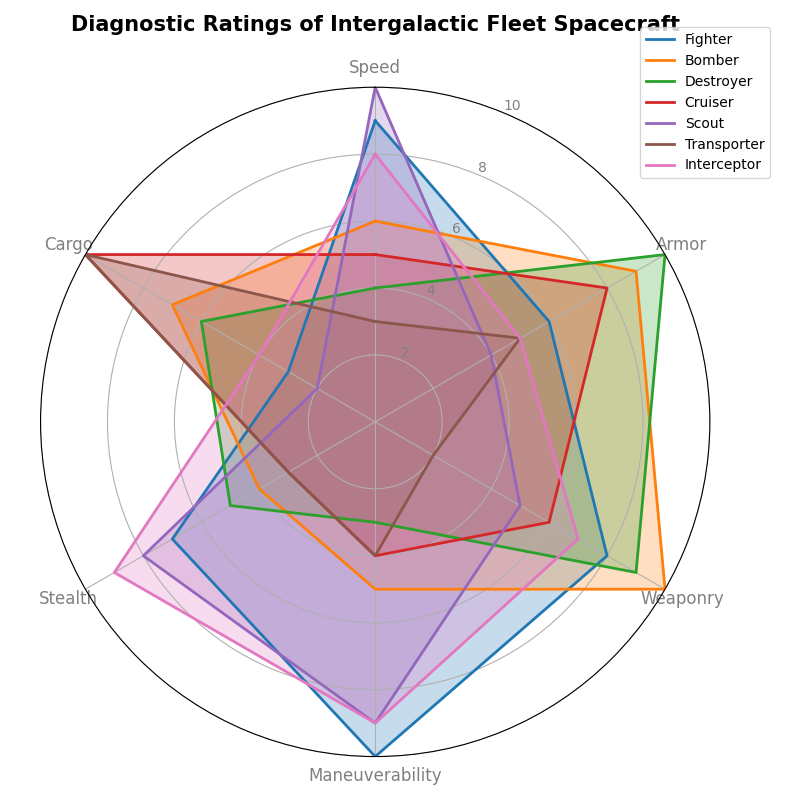

The script that drew this image:
import numpy as np
import matplotlib.pyplot as plt
from math import pi

spacecraft_types = ['Fighter', 'Bomber', 'Destroyer', 'Cruiser', 'Scout', 'Transporter', 'Interceptor']
attributes = ['Speed', 'Armor', 'Weaponry', 'Maneuverability', 'Stealth', 'Cargo']

spacecraft_data = {
    'Fighter': [9, 6, 8, 10, 7, 3],
    'Bomber': [6, 9, 10, 5, 4, 7],
    'Destroyer': [4, 10, 9, 3, 5, 6],
    'Cruiser': [5, 8, 6, 4, 3, 10],
    'Scout': [10, 4, 5, 9, 8, 2],
    'Transporter': [3, 5, 2, 4, 3, 10],
    'Interceptor': [8, 5, 7, 9, 9, 4]
}

num_attributes = len(attributes)
angles = np.linspace(0, 2 * pi, num_attributes, endpoint=False).tolist()
angles += angles[:1]

fig, ax = plt.subplots(figsize=(8, 8), subplot_kw=dict(polar=True))
ax.set_theta_offset(pi / 2)
ax.set_theta_direction(-1)
plt.xticks(angles[:-1], attributes, color='grey', size=12)

ax.set_rscale('linear')
plt.yticks([2, 4, 6, 8, 10], ["2", "4", "6", "8", "10"], color='grey', size=10)
plt.ylim(0, 10)

colors = ['#1f77b4', '#ff7f0e', '#2ca02c', '#d62728', '#9467bd', '#8c564b', '#e377c2']
for idx, (spacecraft, values) in enumerate(spacecraft_data.items()):
    values += values[:1]
    ax.plot(angles, values, linewidth=2, linestyle='solid', label=spacecraft, color=colors[idx])
    ax.fill(angles, values, color=colors[idx], alpha=0.25)

plt.title("Diagnostic Ratings of Intergalactic Fleet Spacecraft", size=15, fontweight='bold', pad=20)
plt.legend(loc='upper right', bbox_to_anchor=(1.1, 1.1), fontsize=10)
plt.tight_layout()
plt.show()
